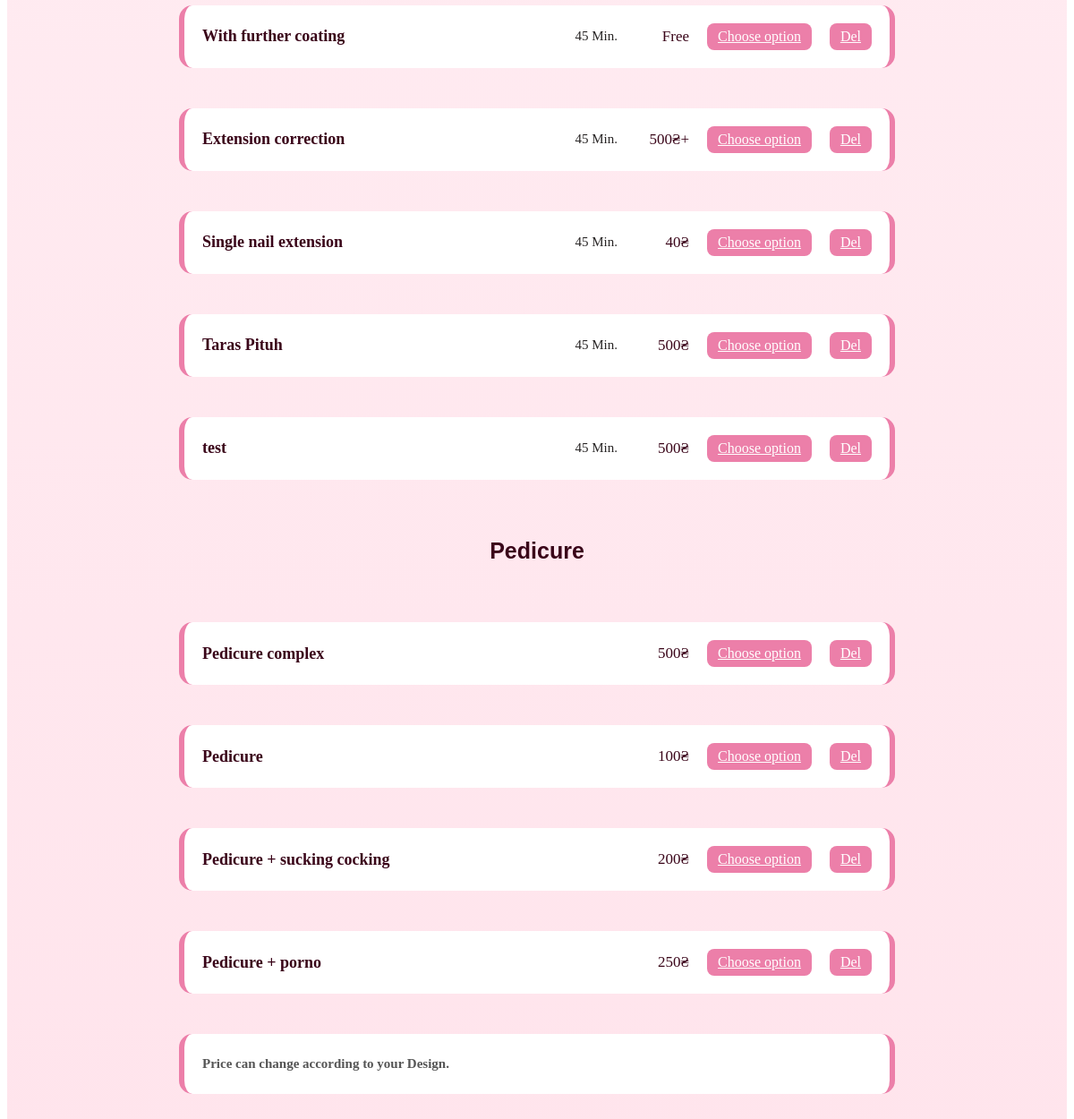
The app's page /admin/price (lower part), older data.
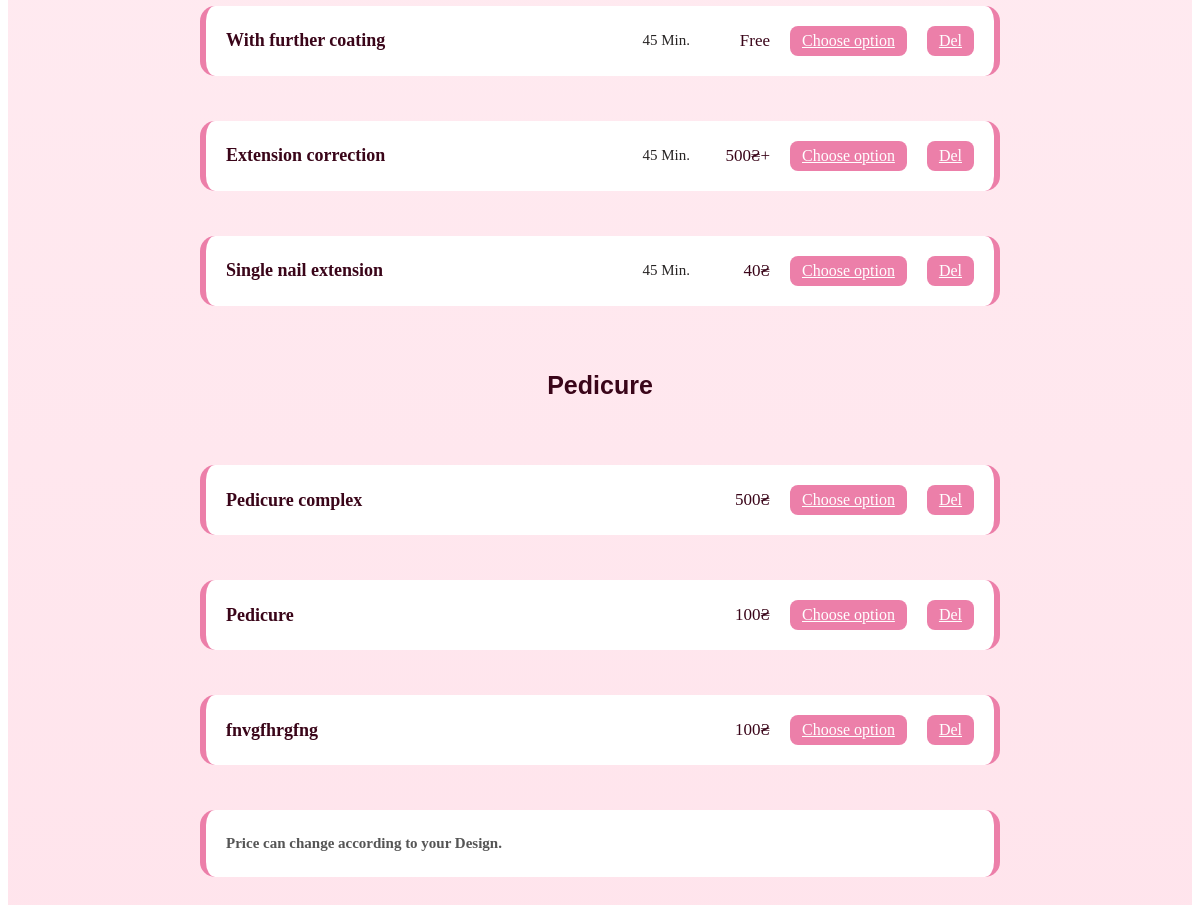
The same page, newer data.
### app/price.py (models this page shows)
class Price(db.Model):
    id: Mapped[int] = mapped_column(Integer, primary_key=True)
    title: Mapped[str] = mapped_column(String(250), unique=True, nullable=False)
    description: Mapped[str] = mapped_column(String(250), nullable=True)
    price: Mapped[str] = mapped_column(String(250), nullable=True)
    service_type: Mapped[str] = mapped_column(String(250), nullable=True)

### app/admin.py (the view)
@admin_bp.route("/price")
def admin_price():
    result = db.session.execute(db.select(Price))
    prices = result.scalars().all()
    return render_template("admin/admin_price.html", prices=prices)

### app/templates/admin/admin_price.html (shortened to what this page needs)
 <head>
  <link rel="stylesheet" href="{{ url_for('static', filename='assets/css/price.css') }}" />
 </head>
<section class="price" id="price_nav">
  <div class="price-container">
    {% for price in prices %}
    {% if price.service_type == "Manicure" %}
    <div class="price-item">
      <div class="price-text">
        <h3>{{ price.title }}</h3>
      </div>
      <div class="price-btn">
        <span class="time">45 Min.</span>
        <span class="value">{{ price.price }}</span>
        <a href="{{ url_for('admin.edit', id=price.id) }}" class="choose_option_button">Choose option</a>
        <a href="{{ url_for('admin.delete', id=price.id) }}" class="choose_option_button">Del</a>
      </div>
    </div>
    {% endif %}
    {% endfor %}
    <h2>Pedicure</h2>
        {% for price in prices %}
        {% if price.service_type == "Pedicure" %}
    <div class="price-item">
      <div class="price-text">
        <h3>{{ price.title }}</h3>
      </div>
      <div class="price-btn">
        <span class="value">{{ price.price }}</span>
        <a href="{{ url_for('admin.edit', id=price.id) }}" class="choose_option_button">Choose option</a>
        <a href="{{ url_for('admin.delete', id=price.id) }}" class="choose_option_button">Del</a>
      </div>
    </div>
    {% endif %}
    {% endfor %}
    <div class="price-item">
      <div class="price-text">
        <p><strong>Price can change according to your Design.</strong></p>
      </div>
    </div>
  </div>
</section>

Row changes from the older to the newer data that the page shows:
removed Price: title "Taras Pituh", price "500₴"
removed Price: title "test", price "500₴"
removed Price: title "Pedicure + porno", price "250₴", shown under "Pedicure"
changed Price: title "Pedicure + sucking cocking" → "fnvgfhrgfng"; price "200₴" → "100₴"
